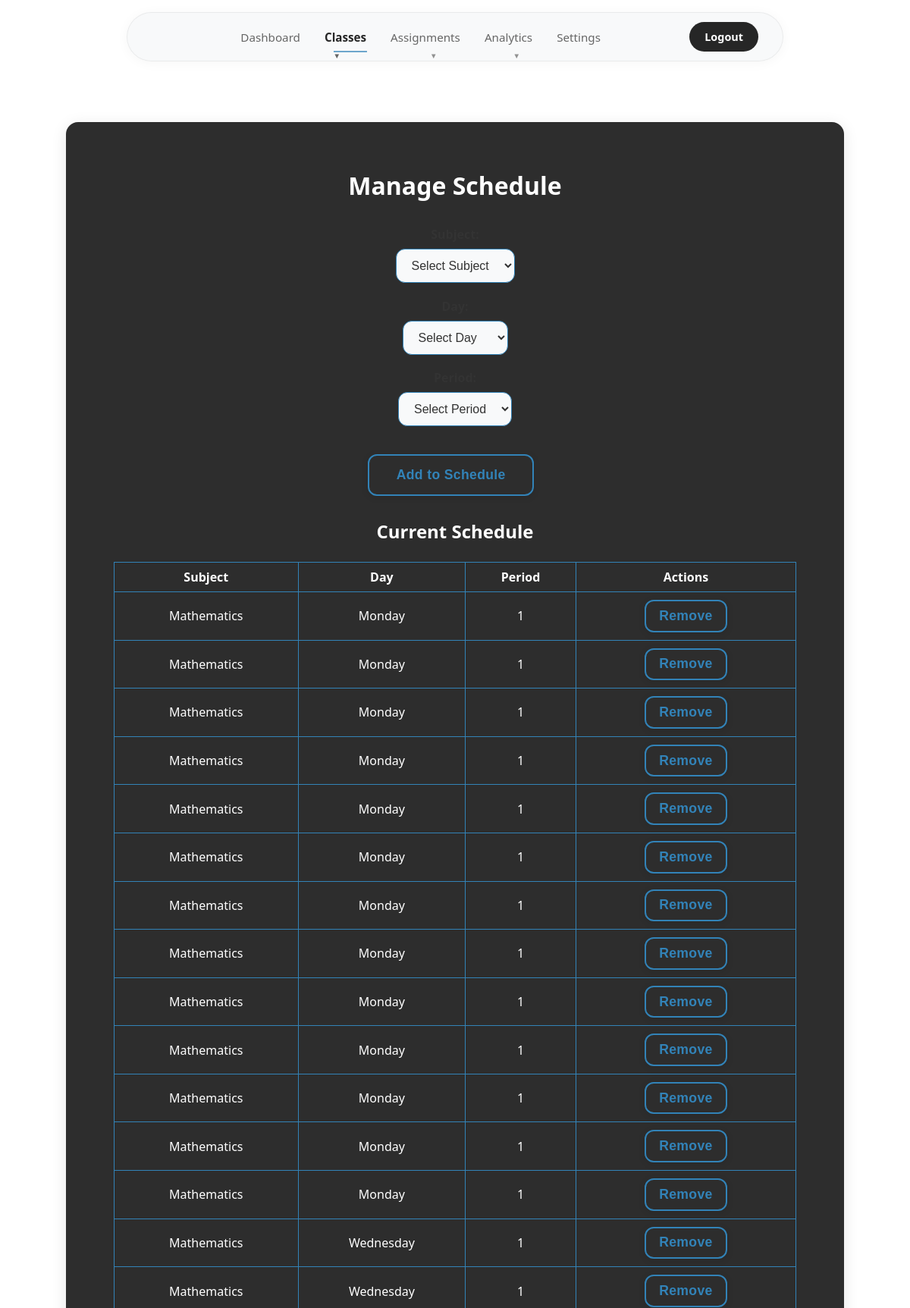
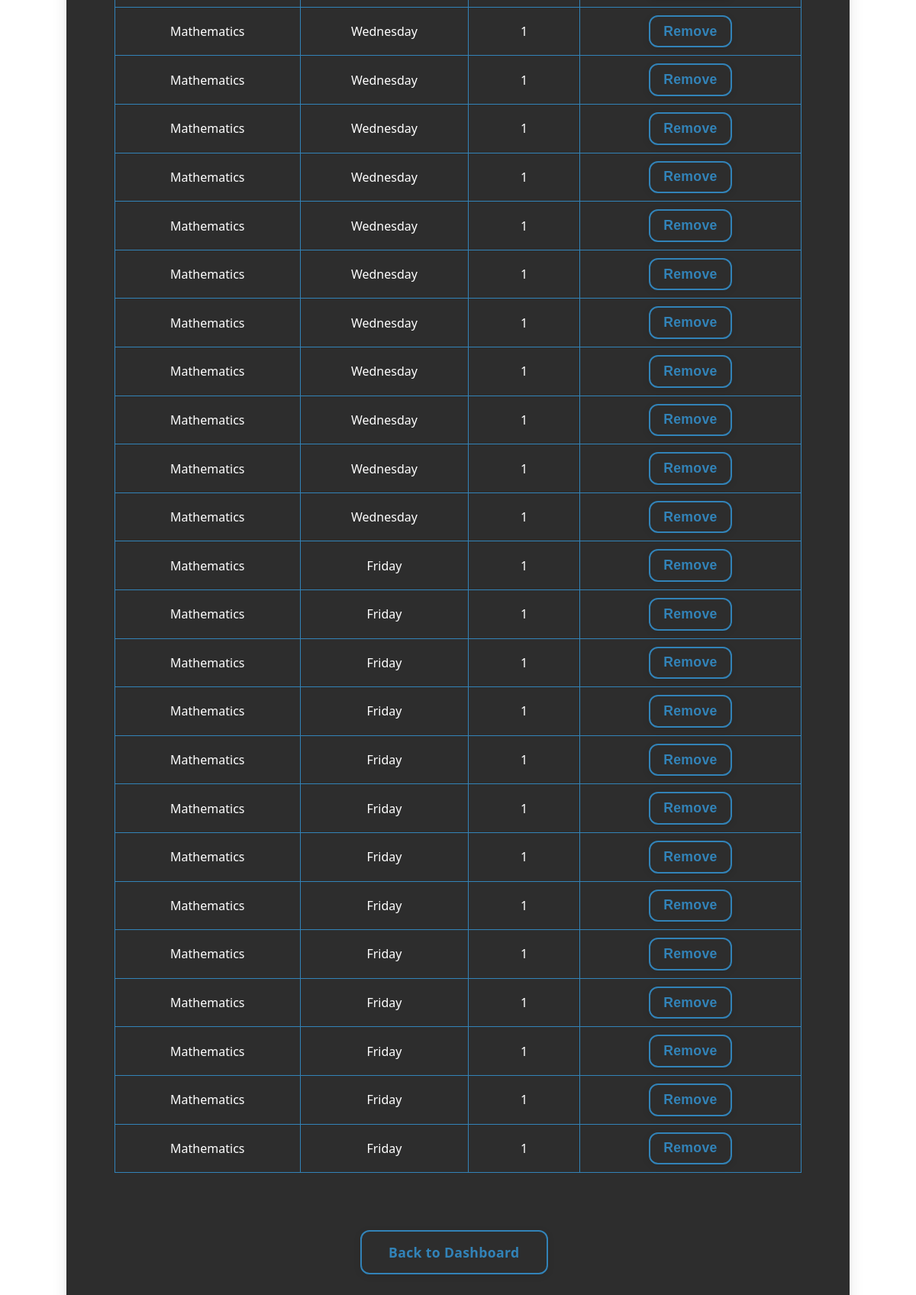
The page /manage_schedule (signed in) on the database its author committed (2 pictures, top to bottom).
### tables this page shows
CREATE TABLE schedule (
    id INTEGER PRIMARY KEY,
    user_id INTEGER,
    subject_id INTEGER,
    day TEXT,
    period INTEGER,
    FOREIGN KEY (user_id) REFERENCES users(id),
    FOREIGN KEY (subject_id) REFERENCES subjects(id)
);

CREATE TABLE subjects (
    id INTEGER PRIMARY KEY,
    name TEXT,
    teacher_id INTEGER REFERENCES users(id)
);

### app.py (the view, shortened to what this page needs)
@app.route('/manage_schedule', methods=['GET', 'POST'])
def manage_schedule():
    if not (is_admin() or is_teacher()):
        return redirect(url_for('login'))
    user_id = session['user_id']
    conn = get_db()
    cur = conn.cursor()
    cur.execute('''CREATE TABLE IF NOT EXISTS schedule (
        id INTEGER PRIMARY KEY,
        user_id INTEGER,
        subject_id INTEGER,
        day TEXT,
        period INTEGER,
        FOREIGN KEY (user_id) REFERENCES users(id),
        FOREIGN KEY (subject_id) REFERENCES subjects(id)
    )''')
    conn.commit()
    cur.execute('''SELECT id, name FROM subjects WHERE teacher_id = ?''', (user_id,))
    subjects = cur.fetchall()
    cur.execute('''SELECT schedule.*, subjects.name as subject_name
                   FROM schedule
                   JOIN subjects ON schedule.subject_id = subjects.id
                   WHERE subjects.teacher_id = ?
                   ORDER BY
                     CASE schedule.day
                       WHEN 'Monday' THEN 1
                       WHEN 'Tuesday' THEN 2
                       WHEN 'Wednesday' THEN 3
                       WHEN 'Thursday' THEN 4
                       WHEN 'Friday' THEN 5
                     END,
                     schedule.period''', (user_id,))
    schedule = cur.fetchall()
    return render_template('manage_schedule.html',
                         subjects=subjects,
                         schedule=schedule,
                         days=['Monday', 'Tuesday', 'Wednesday', 'Thursday', 'Friday'],
                         periods=range(1, 9))

### app.py (called while the page is built)
def is_admin():
    return session.get('role') == 'admin'

def is_teacher():
    return session.get('role') == 'teacher'

### templates/manage_schedule.html (shortened to what this page needs)
<!DOCTYPE html>
<html>
<head>
    <link rel="stylesheet" href="/static/styles.css">
</head>
<body>
    <div class="navbar">
        <div class="navbar-container">
            <div class="navbar-links">
                <a href="/teacher_dashboard" class="nav-link">Dashboard</a>
                <div class="dropdown">
                    <a href="#" class="nav-link dropdown-trigger active">Classes</a>
                </div>
                <div class="dropdown">
                    <a href="#" class="nav-link dropdown-trigger">Assignments</a>
                </div>
                <div class="dropdown">
                    <a href="#" class="nav-link dropdown-trigger">Analytics</a>
                </div>
                <a href="/teacher_settings" class="nav-link">Settings</a>
            </div>
            <div class="navbar-actions">
                <a href="/logout" class="nav-btn">Logout</a>
            </div>
        </div>
    </div>
    <div class="main-content">
    <div class="center-wrapper">
        <div class="dashboard-container card-3d">
            <h1>Manage Schedule</h1>
            <form method="POST" class="form-stack">
                <div>
                    <label for="subject_id">Subject:</label>
                    <select name="subject_id" id="subject_id" required>
                        <option value="" disabled selected>Select Subject</option>
                    </select>
                </div>
                <div>
                    <label for="day">Day:</label>
                    <select name="day" id="day" required>
                        <option value="" disabled selected>Select Day</option>
                    </select>
                </div>
                <div>
                    <label for="period">Period:</label>
                    <select name="period" id="period" required>
                        <option value="" disabled selected>Select Period</option>
                    </select>
                </div>
                <button class="btn-3d" type="submit">Add to Schedule</button>
            </form>
            <div class="table-wrapper">
                <h2>Current Schedule</h2>
                <table>
                    <thead>
                        <tr>
                            <th>Subject</th>
                            <th>Day</th>
                            <th>Period</th>
                            <th>Actions</th>
                        </tr>
                    </thead>
                    <tbody>
                        {% for sched in schedule %}
                        <tr>
                            <td>{{ sched['subject_name'] }}</td>
                            <td>{{ sched['day'] }}</td>
                            <td>{{ sched['period'] }}</td>
                            <td class="table-actions">
                                <form method="POST" style="display: inline;">
                                    <button type="submit" class="btn-3d" onclick="return confirm('Are you sure you want to remove this schedule?')">Remove</button>
                                </form>
                            </td>
                        </tr>
                        {% endfor %}
                    </tbody>
                </table>
            </div>
            <div class="action-buttons">
                <a href="/teacher_dashboard" class="btn-3d">Back to Dashboard</a>
            </div>
        </div>
    </div>
    </div>
</body>
</html>

### static/styles.css (style rules this page uses)
body { background: #ffffff; font-family: 'Segoe UI', 'Arial', sans-serif; color: #262626; margin: 0; padding: 0; min-height: 100vh; }
.main-content { padding-top: 2rem; }
.navbar { background: transparent; backdrop-filter: none; -webkit-backdrop-filter: none; box-shadow: none; padding: 1rem 0; position: sticky; top: 0; left: 0; right: 0; z-index: 1000; margin-bottom: 0; border: none; width: 100%; }
.navbar-container { max-width: 800px; margin: 0 auto; display: flex; justify-content: space-between; align-items: center; padding: 0.75rem 2rem; height: auto; background: rgba(248, 249, 250, 0.9); backdrop-filter: blur(10px); -webkit-backdrop-filter: blur(10px); border-radius: 50px; border: 1px solid rgba(0, 0, 0, 0.06); box-shadow: 0 2px 16px rgba(0, 0, 0, 0.04); }
.navbar-actions { display: flex; align-items: center; gap: 1rem; }
.navbar-links { display: flex; gap: 2rem; align-items: center; justify-content: center; flex: 1; margin: 0; }
.nav-link { color: #666666; text-decoration: none; font-weight: 500; padding: 0.5rem 0; border-radius: 0; transition: all 0.2s ease; position: relative; font-size: 0.95rem; white-space: nowrap; border: none; background: transparent; }
.nav-link.active { color: #262626; background: transparent; box-shadow: none; border: none; transform: none; font-weight: 600; }
.nav-btn { background: #262626; color: #ffffff; text-decoration: none; font-weight: 600; padding: 0.625rem 1.25rem; border-radius: 25px; transition: all 0.2s ease; font-size: 0.9rem; white-space: nowrap; border: none; }
.nav-link.active::after { width: 80%; }
.nav-link::after { content: ''; position: absolute; bottom: -2px; left: 50%; width: 0; height: 2px; background: #3283b8; transition: all 0.3s ease; transform: translateX(-50%); }
.dropdown { position: relative; display: inline-block; }
.nav-link.dropdown-trigger::after { content: '▼'; font-size: 0.6rem; margin-left: 0.375rem; opacity: 0.7; transition: transform 0.2s ease; }
.dashboard-container { padding: 2.5em 2em; background: #262626; border-radius: 16px; max-width: 1200px; box-shadow: 0 4px 20px rgba(0, 0, 0, 0.1); width: 90%; margin: 2em auto; display: flex; flex-direction: column; align-items: center; border: 1px solid rgba(0, 0, 0, 0.05); }
.center-wrapper { display: flex; align-items: center; justify-content: center; min-height: 100vh; }
.card-3d { background: #2d2d2d; border-radius: 16px; box-shadow: 0 4px 20px rgba(0, 0, 0, 0.1); width: 80%; border: 1px solid rgba(0, 0, 0, 0.05); }
h1, h2, h3 { color: #ffffff;; text-align: center; margin-bottom: 1em; text-decoration: none; }
.form-stack { display: flex; flex-direction: column; gap: 1.2em; width: 100%; align-items: center; }
input, select { padding: 0.75em 1em; border-radius: 12px; border: 1.5px solid hsl(204, 57%, 46%); font-size: 1em; background: #f8f9fa; color: #333333; transition: border 0.2s; outline: none; margin-bottom: 0.5em; width: 100%; max-width: 350px; text-decoration: none; }
form[style*="inline"] button { margin: 2px 5px !important; display: inline-block !important; vertical-align: middle !important; padding: 0.5em 1em !important; }
.btn-3d { background: #2d2d2d; color: hsl(204, 57%, 46%); border: 2px solid hsl(204, 57%, 46%); border-radius: 12px; padding: 0.85em 2em; font-size: 1.1em; font-weight: 600; box-shadow: 0 2px 10px rgba(0, 0, 0, 0.1); transition: transform 0.12s, box-shadow 0.12s; cursor: pointer; letter-spacing: 0.02em; margin: 0.6em 0.6em 0.6em 0; display: inline-block; text-align: center; text-decoration: none; }
.action-buttons { margin-top: 2em; text-align: center; }
.table-wrapper { width: 100%; max-width: 900px; overflow-x: auto; margin: 0 auto; }
table { width: 100%; max-width: 900px; border-collapse: collapse; margin: 1em auto 2em; }
th, td { padding: 8px; border: 1px solid #3283b8; text-align: center; text-decoration: none; color:#ffffff; }
.form-stack label { text-align: center; width: 100%; display: block; margin-bottom: 0.5em; color: #333333; font-weight: 600; }
.form-stack input, .form-stack select { margin: 0 auto; display: block; width: 100%; max-width: 350px; }
.form-stack button { align-self: center; margin-top: 1em; }
.dashboard-container { max-width: 1200px; margin: 2em auto; padding: 2.5em 2em; }

### rows shown on the page
schedule: subject_name "Mathematics", day "Monday", period "1"
schedule: subject_name "Mathematics", day "Monday", period "1"
schedule: subject_name "Mathematics", day "Monday", period "1"
schedule: subject_name "Mathematics", day "Monday", period "1"
schedule: subject_name "Mathematics", day "Monday", period "1"
schedule: subject_name "Mathematics", day "Monday", period "1"
schedule: subject_name "Mathematics", day "Monday", period "1"
schedule: subject_name "Mathematics", day "Monday", period "1"
schedule: subject_name "Mathematics", day "Monday", period "1"
schedule: subject_name "Mathematics", day "Monday", period "1"
schedule: subject_name "Mathematics", day "Monday", period "1"
schedule: subject_name "Mathematics", day "Monday", period "1"
schedule: subject_name "Mathematics", day "Monday", period "1"
schedule: subject_name "Mathematics", day "Wednesday", period "1"
schedule: subject_name "Mathematics", day "Wednesday", period "1"
schedule: subject_name "Mathematics", day "Wednesday", period "1"
schedule: subject_name "Mathematics", day "Wednesday", period "1"
schedule: subject_name "Mathematics", day "Wednesday", period "1"
schedule: subject_name "Mathematics", day "Wednesday", period "1"
schedule: subject_name "Mathematics", day "Wednesday", period "1"
schedule: subject_name "Mathematics", day "Wednesday", period "1"
schedule: subject_name "Mathematics", day "Wednesday", period "1"
schedule: subject_name "Mathematics", day "Wednesday", period "1"
schedule: subject_name "Mathematics", day "Wednesday", period "1"
schedule: subject_name "Mathematics", day "Wednesday", period "1"
schedule: subject_name "Mathematics", day "Wednesday", period "1"
schedule: subject_name "Mathematics", day "Friday", period "1"
schedule: subject_name "Mathematics", day "Friday", period "1"
schedule: subject_name "Mathematics", day "Friday", period "1"
schedule: subject_name "Mathematics", day "Friday", period "1"
schedule: subject_name "Mathematics", day "Friday", period "1"
schedule: subject_name "Mathematics", day "Friday", period "1"
schedule: subject_name "Mathematics", day "Friday", period "1"
schedule: subject_name "Mathematics", day "Friday", period "1"
schedule: subject_name "Mathematics", day "Friday", period "1"
schedule: subject_name "Mathematics", day "Friday", period "1"
schedule: subject_name "Mathematics", day "Friday", period "1"
schedule: subject_name "Mathematics", day "Friday", period "1"
schedule: subject_name "Mathematics", day "Friday", period "1"
